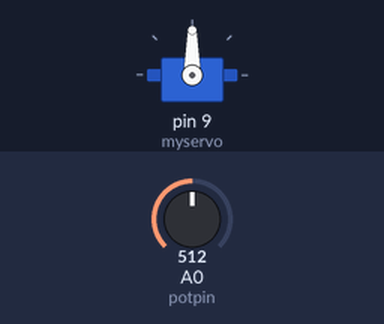
Simulated run of this sketch. Board: Arduino Uno, built with avr-gcc and run on an emulated ATmega328P. Shown: servo. The test bench sets the inputs (shaded band); at power-on: A0 (potpin) = 512.

Above: at 1.2 s.
1.3 s: A0 (potpin) set to 716
At 2.1 s:
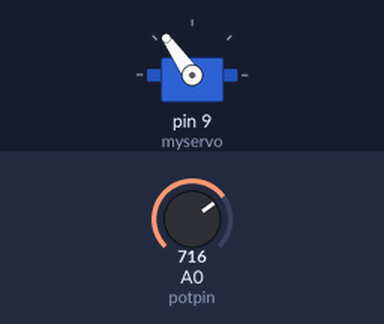
2.8 s: A0 (potpin) set to 900
At 4.0 s:
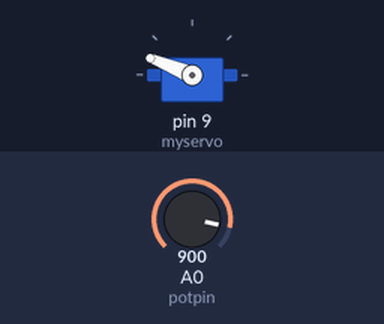
4.3 s: A0 (potpin) set to 1023
At 5.5 s:
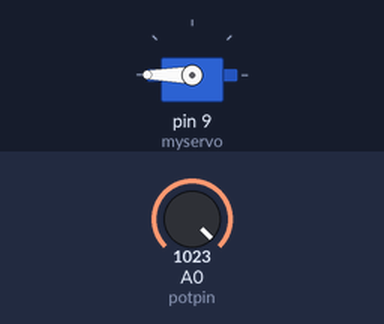
5.8 s: A0 (potpin) set to 306
At 6.4 s:
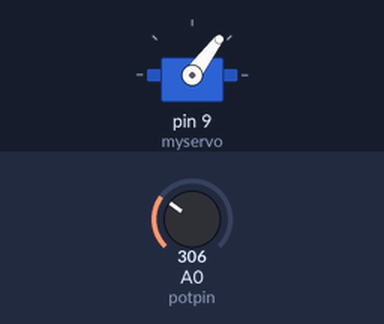
7.3 s: A0 (potpin) set to 122
At 7.8 s:
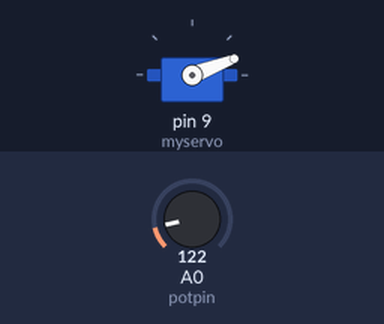
Timing chart, 0 to 9.8 s (numbered marks = the images above; inputs shaded):
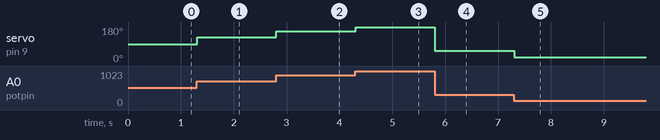

Measured:
- after the input at 1.3 s, servo on pin 9 (myservo): 90° → 125° at once
- after the input at 2.8 s, servo on pin 9 (myservo): 125° → 158° at once
- after the input at 4.3 s, servo on pin 9 (myservo): 158° → 180° at once
- after the input at 5.8 s, servo on pin 9 (myservo): 180° → 53° at once
- after the input at 7.3 s, servo on pin 9 (myservo): 53° → 21° at once

The sketch:

_3.6_Servo_Pot.ino
```cpp
/*
 LED Dimmer code from http://www.toptechboy.com/arduino/lesson-11-arduino-circuit-to-dim-led-with-potentiometer/

 Servo code from Scott Fitzgerald http://arduino.cc/en/Tutorial/Knob
*/

#include <Servo.h>

Servo myservo;  // create servo object to control a servo

int potpin = 0;  // analog pin used to connect the potentiometer
int readValue;   // Reading pot
int serValue;     // Writing to servo


void setup()
{
  myservo.attach(9);  // attaches the servo on pin 9 to the servo object
  Serial.begin(9600);
}

void loop()
{
  readValue = analogRead(potpin);              // reads the value of the potentiometer (value between 0 and 1023)
  serValue = map(readValue, 0, 1023, 0, 180);  // scale it to use it with the servo (value between 0 and 180)
  myservo.write(serValue);                     // sets the servo position according to the scaled value
  delay(15);                                   // waits for the servo to get there

}
```
